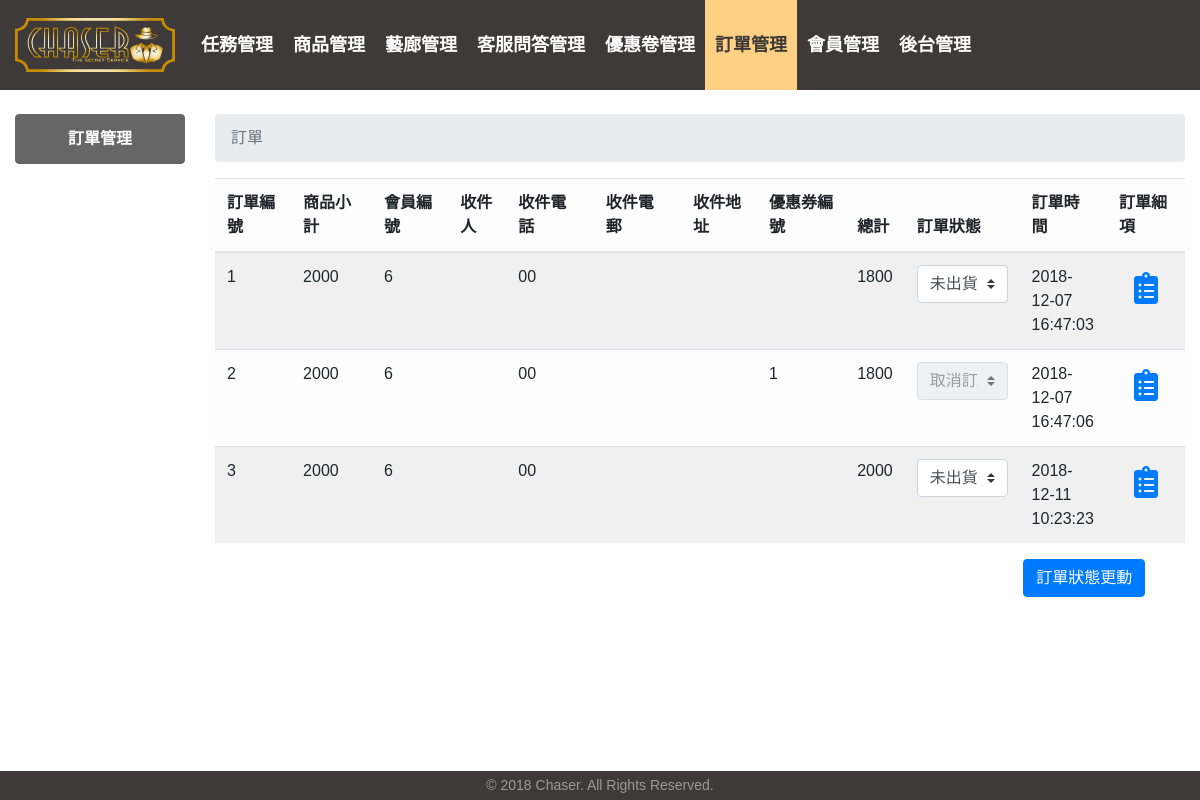
The app's page /cart_orders.php with its own data.
### tables this page shows
CREATE TABLE `orders` (
  `order_id` int(11) NOT NULL,
  `total` int(11) NOT NULL,
  `grand_total` int(11) NOT NULL,
  `mem_id` int(11) UNSIGNED NOT NULL,
  `rcv_name` varchar(50) NOT NULL,
  `rcv_tel` int(11) NOT NULL,
  `rcv_email` varchar(50) NOT NULL,
  `loc_num` varchar(50) NOT NULL,
  `coupon_id` int(11) UNSIGNED DEFAULT NULL,
  `order_stat` enum('0','1','2','3') NOT NULL DEFAULT '0',
  `order_time` datetime NOT NULL DEFAULT CURRENT_TIMESTAMP
);

### cart_orders.php (the view, shortened to what this page needs)
<?php
include_once 'function/member.php';
$msg = $errMsg = "";
try {
    require_once("connect.php");
    $sql = "select * from orders";
    $orders = $pdo -> query( $sql );
} catch (PDOException $e) {
    $pdo->rollBack();
	$errMsg .= "錯誤原因 : ".$e -> getMessage(). "<br>";
	$errMsg .= "錯誤行號 : ".$e -> getLine(). "<br>";
}
?>
<!doctype html>
<html lang="en">
  <head>
    <link rel="stylesheet" href="css\bootstrap-scss\bootstrap.css" />
    <link rel="stylesheet" href="https://use.fontawesome.com/releases/v5.6.3/css/all.css">
    <link rel="stylesheet" href="css/backstage/backstage_common.css">
  </head>
  <body>
    <?php include_once 'backstage_navbar.php'; ?>
    <div class="container-fluid">
        <div class="row">
            <div class="col-2">
                <ul class="list-group text-center">
                    <a href="#"><li class="list-group-item active">訂單管理</li></a>
                </ul>
            </div>
            <div class="col-10">
                <nav aria-label="breadcrumb">
                    <ol class="breadcrumb">
                        <li class="breadcrumb-item active" aria-current="page">訂單</li>
                    </ol>
                </nav>
                <form>
                    <table class="table table-striped table-light table-hover">
                        <thead>
                            <tr>
                            <th scope="col">訂單編號</th>
                            <th scope="col">商品小計</th>
                            <th scope="col">會員編號</th>
                            <th scope="col">收件人</th>
                            <th scope="col">收件電話</th>
                            <th scope="col">收件電郵</th>
                            <th scope="col">收件地址</th>
                            <th scope="col">優惠券編號</th>
                            <th scope="col">總計</th>
                            <th scope="col">訂單狀態</th>
                            <th scope="col">訂單時間</th>
                            <th scope="col">訂單細項</th>
                            </tr>
                        </thead>
                        <tbody>
                            <?php
                                if( $errMsg !=""){
                                echo "<td colspan='6' align='center'>$errMsg</td>";
                                }else{
                                    while($prodRow = $orders->fetchObject()){
                            ?>
                            <tr>
                                <td> <?php echo $prodRow->order_id;?> </td>
                                <td> <?php echo $prodRow->total;?> </td>
                                <td> <?php echo $prodRow->mem_id;?> </td>
                                <td> <?php echo $prodRow->rcv_name;?> </td>
                                <td> <?php echo "0".$prodRow->rcv_tel;?> </td>
                                <td> <?php echo $prodRow->rcv_email;?> </td>
                                <td> <?php echo $prodRow->loc_num;?> </td>
                                <td> <?php echo $prodRow->coupon_id;?> </td>
                                <td> <?php echo $prodRow->grand_total;?> </td>
                                <td>
                                    <select class="custom-select" id="inputGroupSelect02" name="custom-select[]" <?php if ($prodRow->order_stat == 1) {echo 'disabled';}?>>
                                        <?php
                                            if( $prodRow->order_stat == 0){
                                                echo '<option selected value="0">未出貨</option>';
                                            }else echo '<option value="0">未出貨</option>';
                                            if ($prodRow->order_stat == 1) {
                                                echo '<option selected value="1" disabled>取消訂單</option>';
                                            }else echo '<option value="1" disabled>取消訂單</option>';
                                        ?>
                                    </select>
                                </td>
                                <td> <?php echo $prodRow->order_time;?> </td>
                                <td>
                                    <a href="cart_orderdetail.php?order_id=<?php echo $prodRow->order_id;?>">
                                        <i class="fas fa-clipboard-list"></i>
                                    </a>
                                </td>
                            </tr>
                            <?php
                                    }
                                }
                            ?>
                        </tbody>
                    </table>
                    <input class="btn btn-primary offset-10" type="submit" value="訂單狀態更動">
                </form>
            </div>
        </div>
    </div>
    <footer class="footer">© 2018 Chaser. All Rights Reserved.</footer>
  </body>
</html>

### css/backstage/backstage_common.css (style rules this page uses)
html { height: 100%; }
body { font-family: Arial, 'LiHei Pro', 微軟正黑體, "Microsoft JhengHei", sans-serif; position: relative; min-height: 100%; }
.list-group-item { border: 1px solid #3E3A39; color: #3E3A39; font-weight: 700; }
.list-group-item.active { background-color: #666; border-color: #666; color: #fff; }
footer { position: absolute; bottom: 0; left: 0; right: 0; text-align: center; padding: 4px 0; background-color: #3E3A39; color: #999; font-size: 14px; }

### cart_orders.php (style rules this page uses)
.table { counter-reset: num; }
th:nth-of-type(4), td:nth-of-type(4) { width: 6%; }
th:nth-of-type(5), td:nth-of-type(5), th:nth-of-type(6), td:nth-of-type(6), th:nth-last-of-type(2), td:nth-last-of-type(2) { width: 9%; }
td:last-of-type { font-size: 2rem; text-align: center; }
.btn { margin-bottom: 3rem; }

### records on screen
orders: order_id "1", total "2000", mem "6", rcv_tel "0", grand_total "1800", order_stat "未出貨", order_time "2018-12-07 16:47:03"
orders: order_id "2", total "2000", mem "6", rcv_tel "0", coupon "1", grand_total "1800", order_time "2018-12-07 16:47:06"
orders: order_id "3", total "2000", mem "6", rcv_tel "0", grand_total "2000", order_stat "未出貨", order_time "2018-12-11 10:23:23"
